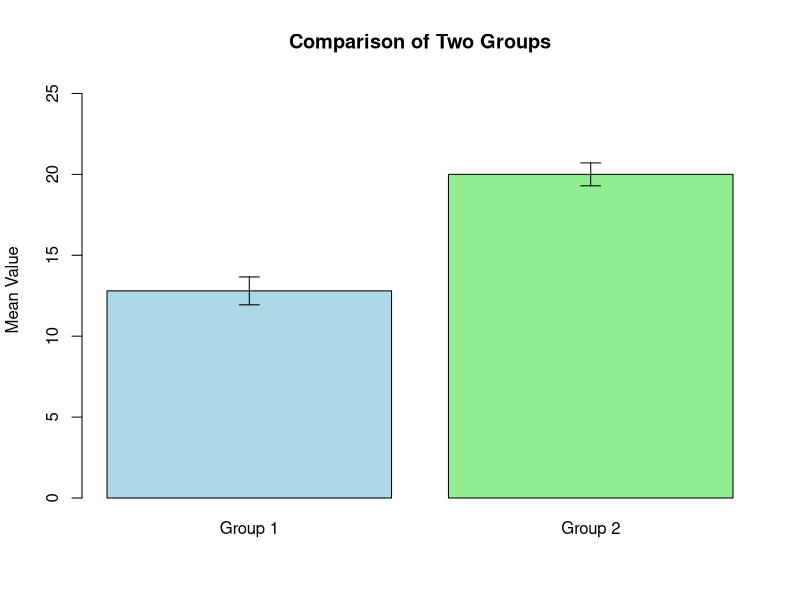

The R source for this figure:
group1 = c(10, 12, 14, 13, 15)
group2 = c(18, 20, 19, 22, 21)

means = c(mean(group1), mean(group2))

se1 = sd(group1) / sqrt(length(group1))
se2 = sd(group2) / sqrt(length(group2))

ses = c(se1, se2)

bp = barplot(means,
             names.arg = c("Group 1", "Group 2"),
             ylim = c(0, max(means + ses) + 5),
             main = "Comparison of Two Groups",
             ylab = "Mean Value",
             col = c("lightblue", "lightgreen"))

arrows(bp, means - ses,
       bp, means + ses,
       angle = 90,
       code = 3,
       length = 0.1)

print(paste("Means: Group1 =", round(means[1],3),
            ", Group2 =", round(means[2],3)))

print(paste("Standard Errors: Group1 =", round(ses[1],3),
            ", Group2 =", round(ses[2],3)))
